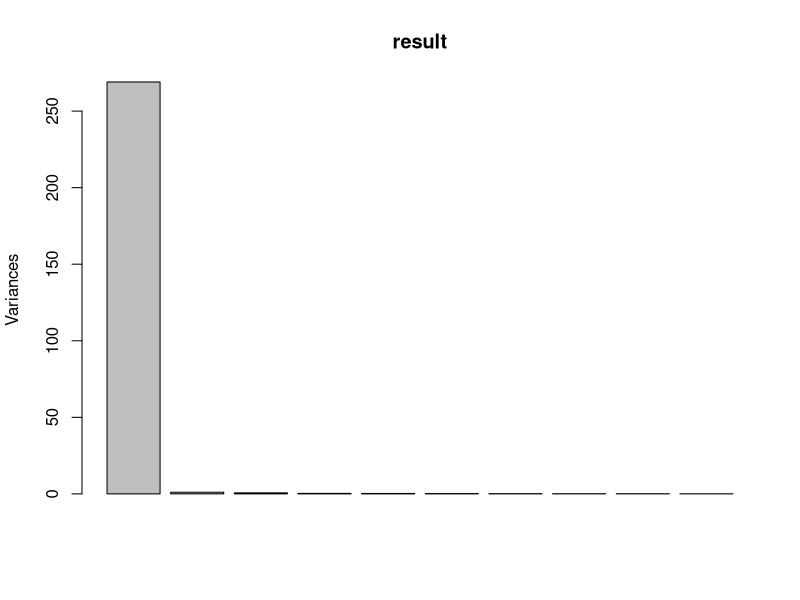
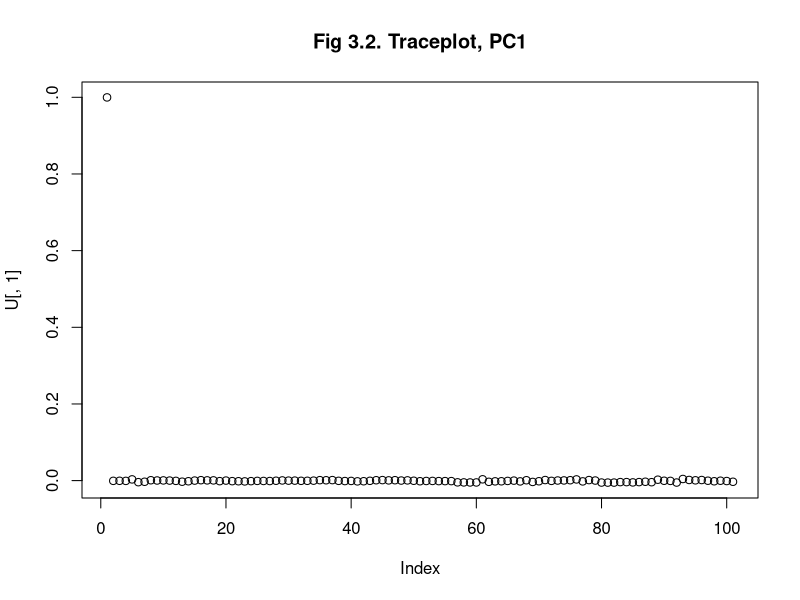
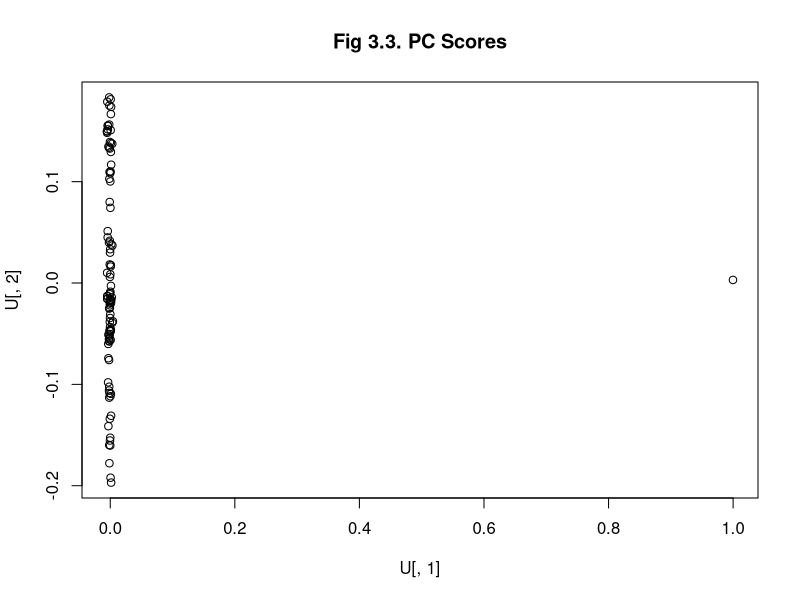
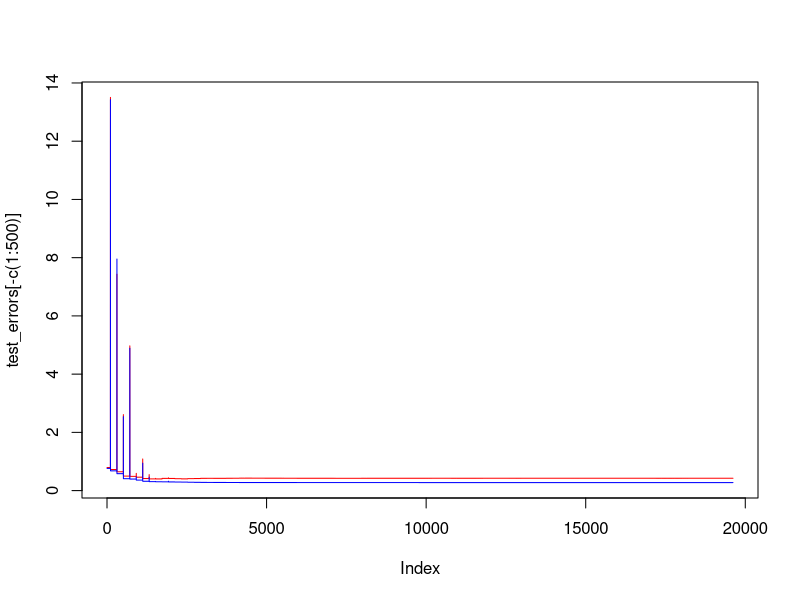

Here is the R script that generated these plots, in order:
## ---- chunk 1
library(magrittr)
library(dplyr)
library(caret)

crime_df <- read.csv("communities.csv")
## ---- chunk 2
# Assignment 3.1

X <- crime_df %>%
  select(-"ViolentCrimesPerPop") %>%
  scale()

S <- (1/nrow(X)) * t(X) %*% X

# Find eigenvalues and vectors
eigen(S)

result <- prcomp(crime_df)
lambda <- result$sdev^2
lambda

sprintf("%2.3f",lambda/sum(lambda)*100)
screeplot(result)

## ---- chunk 3
# Assignment 3.2

PCA_2 <- princomp(crime_df)

# U contains the PC loadings
# The eigenvectors basically (columnwise)
U <- PCA_2$loadings

plot(U[,1], main="Fig 3.2. Traceplot, PC1")
## ---- chunk 4
plot(U[,1], U[,2], main="Fig 3.3. PC Scores")
## ---- chunk 5
# Assignment 3.3

## Split data into train and test
n = nrow(crime_df)
set.seed(12345)
id=sample(1:n, floor(n*0.5))
train=crime_df[id,]
test=crime_df[-id,]

## ---- chunk 6
# Establish Scaling
scaling <- train %>% preProcess()

# Scale train and test data
train <- predict(scaling, train)
test <- predict(scaling, test)

# Train lin reg model
model1 <- lm(data = train,
             formula = ViolentCrimesPerPop ~ .)

# Compute train error (MSE)
train_mse <- mean((train$ViolentCrimesPerPop - model1$fitted.values)^2)

# Predict new responses for the test data
test_pred <- predict(model1,
                     test[,-which(names(test) == "ViolentCrimesPerPop")])
test_mse <- mean((test$ViolentCrimesPerPop - test_pred)^2)

cat("Train mse:", train_mse, "\n")
cat("Test mse:", test_mse, "\n")
## ---- chunk 7
## Assignment 3.4

train_noresponse <- train[,-which(names(train) == "ViolentCrimesPerPop")]
y_true_train <- train[,which(names(train) == "ViolentCrimesPerPop")]

test_noresponse <- test[,-which(names(test) == "ViolentCrimesPerPop")]
y_true_test <- test[,which(names(test) == "ViolentCrimesPerPop")]

train_errors <- c()
test_errors <- c()
test_prints <- c(3)

# cost function
# data should NOT contain the response variable
# No intercept is included in the underlying model
cost_linreg <- function(theta){
  
  # Calculate train error
  y_pred_train <- as.matrix(train_noresponse) %*% theta
  train_cost <- mean((y_pred_train - y_true_train)^2)
  train_errors <<- c(train_errors, train_cost)
  
  # Calculate test error
  y_pred_test <- as.matrix(test_noresponse) %*% theta
  test_cost <- mean((y_pred_test - y_true_test)^2)
  test_errors <<- c(test_errors, test_cost)
  
  return(train_cost)
}

optim_object <- optim(rep(0, 100), method="BFGS", fn = cost_linreg, control = list(trace=T))

cat(test_prints, "\n")
## ---- chunk 8
# Iterate and stuff
# theta <- rep(0, 100)
# train_errors <- c()
# test_errors <- c()
# for(i in 1:1000){
#   cat(i, " ")
#   optim_object <- optim(theta, method="BFGS", fn = cost_linreg)
#   
#   # Compute and store train error
#   train_prediction <- as.matrix(train_noresponse) %*% optim_object$par
#   train_errors <- c(train_errors, mean((train_prediction - y_true)^2))
#   
#   # Compute and store test error
#   test_noresponse <- test[,-which(names(test) == "ViolentCrimesPerPop")]
#   test_prediction <- as.matrix(test_noresponse) %*% optim_object$par
#   test_errors <- c(test_errors, mean((test_prediction - y_true)^2))
#   
#   # Update theta
#   theta <- optim_object$par
# }

ylim <- c(min(train_errors[-c(1:500)], test_errors[-c(1:500)]), max(train_errors[-c(1:500)], test_errors[-c(1:500)]))
plot(test_errors[-c(1:500)], type="l", col="red", ylim = ylim)
points(train_errors[-c(1:500)], type="l", col="blue")
